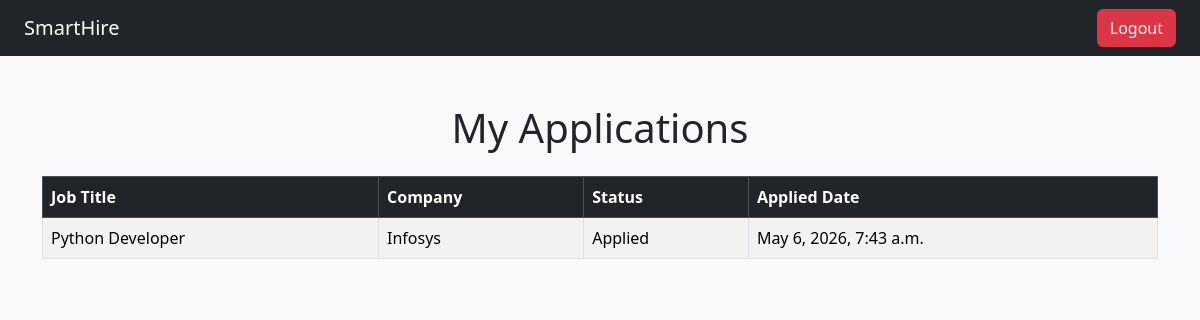
The app's page /jobs/my-applications/ (signed in) with its own data.
### applications/models.py (models this page shows, shortened)
class Application(models.Model):
    STATUS_CHOICES = [
        ('Applied', 'Applied'),
        ('Shortlisted', 'Shortlisted'),
        ('Rejected', 'Rejected'),
    ]
    applicant = models.ForeignKey(User, on_delete=models.CASCADE)
    job = models.ForeignKey(Job, on_delete=models.CASCADE)
    status = models.CharField(max_length=20, choices=STATUS_CHOICES, default='Applied')
    applied_date = models.DateTimeField(auto_now_add=True)

### jobs/models.py (models this page shows, shortened)
class Job(models.Model):
    title = models.CharField(max_length=200)
    company = models.CharField(max_length=200)
    description = models.TextField()
    salary = models.DecimalField(max_digits=10, decimal_places=2)
    recruiter = models.ForeignKey(User, on_delete=models.CASCADE)

### jobs/views.py (the view)
# urls.py: path('my-applications/', my_applications, name='my_applications'),
@login_required(login_url='/accounts/login/')
def my_applications(request):
    applications = Application.objects.filter(
        applicant=request.user
    )
    return render(
        request,
        'jobs/my_applications.html',
        {'applications': applications}
    )

### jobs/templates/jobs/my_applications.html (shortened to what this page needs)
<!DOCTYPE html>
<html lang="en">
<head>
    <link href="https://cdn.jsdelivr.net/npm/bootstrap@5.3.3/dist/css/bootstrap.min.css" rel="stylesheet">
</head>
<body class="bg-light">
    <nav class="navbar navbar-dark bg-dark px-4">
        <a class="navbar-brand" href="/jobs/">
            SmartHire
        </a>
        <div>
            <a href="/accounts/logout/" class="btn btn-danger">
                Logout
            </a>
        </div>
    </nav>
    <div class="container mt-5">
        <h1 class="mb-4 text-center">
            My Applications
        </h1>
        <table class="table table-bordered table-striped bg-white">
            <thead class="table-dark">
                <tr>
                    <th>Job Title</th>
                    <th>Company</th>
                    <th>Status</th>
                    <th>Applied Date</th>
                </tr>
            </thead>
            <tbody>
                {% for application in applications %}
                <tr>
                    <td>{{ application.job.title }}</td>
                    <td>{{ application.job.company }}</td>
                    <td>{{ application.status }}</td>
                    <td>{{ application.applied_date }}</td>
                </tr>
                {% endfor %}
            </tbody>
        </table>
    </div>
</body>
</html>

### records on screen
Application: job "Python Developer", job.company "Infosys", status "Applied", applied_date "May 6, 2026, 7:43 a.m."
